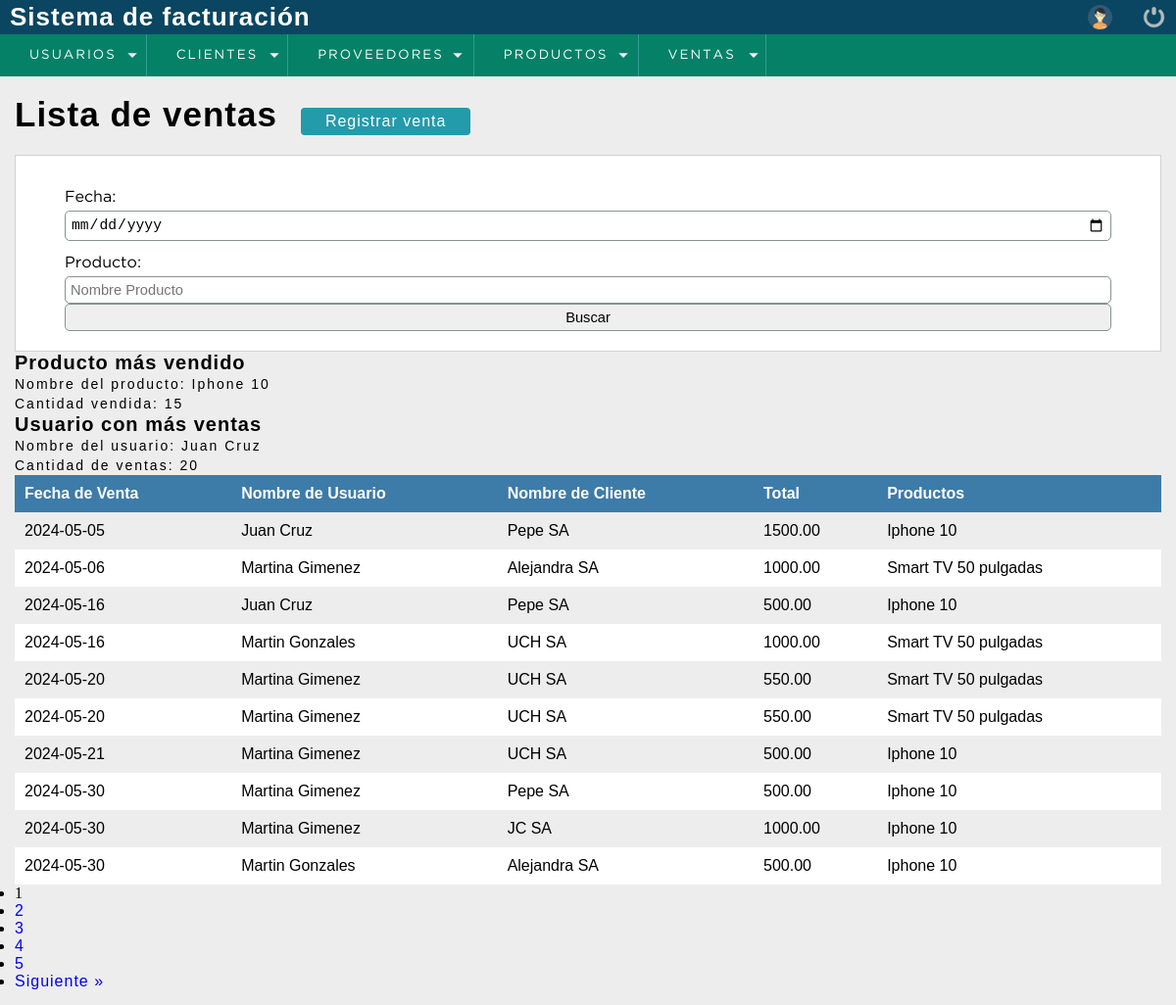
Page /proyecto/sistema/lista_venta.php (signed in) on the committed database.
### tables this page shows
CREATE TABLE `venta` (
  `idventa` int(11) NOT NULL,
  `fecha_venta` date NOT NULL,
  `idusuario` int(11) NOT NULL,
  `total` decimal(10,2) NOT NULL,
  `codcliente` int(11) DEFAULT NULL
);

CREATE TABLE `usuario` (
  `idusuario` int(11) NOT NULL,
  `nombre` varchar(50) DEFAULT NULL,
  `correo` varchar(100) DEFAULT NULL,
  `usuario` varchar(15) DEFAULT NULL,
  `clave` varchar(100) DEFAULT NULL,
  `rol` int(11) DEFAULT NULL
);

CREATE TABLE `cliente` (
  `idcliente` int(11) NOT NULL,
  `nombre` varchar(80) DEFAULT NULL,
  `telefono` int(11) DEFAULT NULL,
  `direccion` text DEFAULT NULL,
  `cuit` bigint(20) DEFAULT NULL
);

### proyecto/sistema/lista_venta.php (the view, shortened to what this page needs)
<?php
include "../bd.php";
$ventas_por_pagina = 10;
$pagina_actual = isset($_GET['pagina']) ? (int)$_GET['pagina'] : 1;
$offset = ($pagina_actual - 1) * $ventas_por_pagina;
$filtro_fecha = isset($_GET['fecha']) ? $_GET['fecha'] : '';
$filtro_producto = isset($_GET['producto']) ? $_GET['producto'] : '';
$where = "WHERE 1=1";
$query_total = mysqli_query($connection, "SELECT COUNT(*) as total_ventas FROM venta v $where");
$row_total = mysqli_fetch_assoc($query_total);
$total_ventas = $row_total['total_ventas'];
$total_paginas = ceil($total_ventas / $ventas_por_pagina);
$query = mysqli_query($connection, "
    SELECT v.idventa, v.fecha_venta, u.nombre AS nombre_usuario, c.nombre AS nombre_cliente, v.total, GROUP_CONCAT(p.nombre_producto SEPARATOR ', ') AS productos
    FROM venta v
    JOIN usuario u ON v.idusuario = u.idusuario
    JOIN cliente c ON v.codcliente = c.idcliente
    JOIN detalle_venta dv ON v.idventa = dv.idventa
    JOIN producto p ON dv.codproducto = p.codproducto
    $where
    GROUP BY v.idventa
    LIMIT $ventas_por_pagina OFFSET $offset
");
$query_producto_mas_vendido = mysqli_query($connection, "
    SELECT p.nombre_producto AS producto, COUNT(dv.idventa) AS cantidad_vendida
    FROM detalle_venta dv
    JOIN producto p ON dv.codproducto = p.codproducto
    JOIN venta v ON dv.idventa = v.idventa
    $where
    GROUP BY dv.codproducto
    ORDER BY cantidad_vendida DESC
    LIMIT 1
");
$producto_mas_vendido = mysqli_fetch_assoc($query_producto_mas_vendido);
$query_usuario_mas_ventas = mysqli_query($connection, "
    SELECT u.nombre AS nombre_usuario, COUNT(v.idventa) AS cantidad_ventas
    FROM venta v
    JOIN usuario u ON v.idusuario = u.idusuario
    $where
    GROUP BY v.idusuario
    ORDER BY cantidad_ventas DESC
    LIMIT 1
");
$usuario_mas_ventas = mysqli_fetch_assoc($query_usuario_mas_ventas);
?>
<!DOCTYPE html>
<html lang="en">
<head>
    <?php include "includes/scripts.php";  ?>
    <?php include "includes/header.php";  ?>
</head>
<body>
    <section id="container">
        <h1>Lista de ventas</h1>
        <a href="registro_venta.php" class="btn_new">Registrar venta</a>
        <form action="" method="get" class="form_search">
            <label for="fecha">Fecha:</label>
            <input type="date" name="fecha" id="fecha" value="<?php echo $filtro_fecha; ?>">
            <label for="producto">Producto:</label>
            <input type="text" name="producto" id="producto" placeholder="Nombre Producto" value="<?php echo $filtro_producto; ?>">
            <input type="submit" value="Buscar" class="btn_search">
        </form>
        <?php if ($producto_mas_vendido) : ?>
            <h2>Producto más vendido</h2>
            <p>Nombre del producto: <?php echo $producto_mas_vendido['producto']; ?></p>
            <p>Cantidad vendida: <?php echo $producto_mas_vendido['cantidad_vendida']; ?></p>
        <?php else : ?>
            <p>No hay datos disponibles</p>
        <?php endif; ?>
        <?php if ($usuario_mas_ventas) : ?>
            <h2>Usuario con más ventas</h2>
            <p>Nombre del usuario: <?php echo $usuario_mas_ventas['nombre_usuario']; ?></p>
            <p>Cantidad de ventas: <?php echo $usuario_mas_ventas['cantidad_ventas']; ?></p>
        <?php else : ?>
            <p>No hay datos disponibles</p>
        <?php endif; ?>
        <table>
            <tr>
                <th>Fecha de Venta</th>
                <th>Nombre de Usuario</th>
                <th>Nombre de Cliente</th>
                <th>Total</th>
                <th>Productos</th>
            </tr>
            <?php
            if($query && mysqli_num_rows($query) > 0){
                while($data = mysqli_fetch_array($query)){
            ?>
            <tr>
                <td><?php echo isset($data['fecha_venta']) ? $data['fecha_venta'] : ''; ?></td>
                <td><?php echo isset($data['nombre_usuario']) ? $data['nombre_usuario'] : ''; ?></td>
                <td><?php echo isset($data['nombre_cliente']) ? $data['nombre_cliente'] : ''; ?></td>
                <td><?php echo isset($data['total']) ? $data['total'] : ''; ?></td>
                <td><?php echo isset($data['productos']) ? $data['productos'] : ''; ?></td>
            </tr>
            <?php
                }
            } else {
                echo '<tr><td colspan="6">No hay ventas registradas</td></tr>';
            }
            ?>
        </table>
        <div class="paginador">
            <ul>
                <?php
                for($i = 1; $i <= $total_paginas; $i++){
                    if($i == $pagina_actual){
                        echo "<li class='pageSelected'>$i</li>";
                    } else {
                        echo "<li><a href='?pagina=$i&fecha=$filtro_fecha&producto=$filtro_producto'>$i</a></li>";
                    }
                }
                if($pagina_actual < $total_paginas){
                ?>
                <li><a href="?pagina=<?php echo $pagina_actual + 1; ?>&fecha=<?php echo $filtro_fecha; ?>&producto=<?php echo $filtro_producto; ?>">Siguiente &raquo;</a></li>
                <?php } ?>
            </ul>
        </div>
    </section>
</body>
</html>

### proyecto/sistema/css/style.css (style rules this page uses)
* { margin: 0; padding: 0; box-sizing: border-box; }
body { background: #ededed; }
h1, h2, h3, h4, h5, h6 { font-family: 'arial'; font-weight: bold; letter-spacing: 1px; }
h1 { font-size: 26px; }
h2 { font-size: 20px; }
p { font-family: 'arial'; letter-spacing: 2px; font-size: 14px; line-height: 20px; }
a { text-decoration: none; font-family: arial; letter-spacing: 1px; }
#container { padding: 90px 15px 15px; }
form { background: #FFF; margin: auto; padding: 20px 50px; border: 1px solid #d1d1d1; }
label { display: block; font-size: 12pt; font-family: 'Gothambook'; margin: 15px auto 5px auto; }
input,select { display: block; width: 100%; font-size: 11pt; padding: 5px; border: 1px solid #859293; border-radius: 5px; }
#container h1 { font-size: 35px; display: inline-block; }
.btn_new { display: inline-block; background: #239baa; color: #FFF; padding: 5px 25px; border-radius: 4px; margin: 20px; }
table { border-collapse: collapse; font-size: 12pt; font-family: 'Arial'; width: 100%; }
table th { text-align: left; padding: 10px; background: #3d7ba8; color: #FFF; }
table tr:nth-child(odd) { background: #FFF; }
table td { padding: 10px; }

### rows in the picture
venta: fecha_venta "2024-05-05", idusuario.nombre "Juan Cruz", codcliente.nombre "Pepe SA", total "1500.00", productos "Iphone 10"
venta: fecha_venta "2024-05-06", idusuario.nombre "Martina Gimenez", codcliente.nombre "Alejandra SA", total "1000.00", productos "Smart TV 50 pulgadas"
venta: fecha_venta "2024-05-16", idusuario.nombre "Juan Cruz", codcliente.nombre "Pepe SA", total "500.00", productos "Iphone 10"
venta: fecha_venta "2024-05-16", idusuario.nombre "Martin Gonzales", codcliente.nombre "UCH SA", total "1000.00", productos "Smart TV 50 pulgadas"
venta: fecha_venta "2024-05-20", idusuario.nombre "Martina Gimenez", codcliente.nombre "UCH SA", total "550.00", productos "Smart TV 50 pulgadas"
venta: fecha_venta "2024-05-20", idusuario.nombre "Martina Gimenez", codcliente.nombre "UCH SA", total "550.00", productos "Smart TV 50 pulgadas"
venta: fecha_venta "2024-05-21", idusuario.nombre "Martina Gimenez", codcliente.nombre "UCH SA", total "500.00", productos "Iphone 10"
venta: fecha_venta "2024-05-30", idusuario.nombre "Martina Gimenez", codcliente.nombre "Pepe SA", total "500.00", productos "Iphone 10"
venta: fecha_venta "2024-05-30", idusuario.nombre "Martina Gimenez", codcliente.nombre "JC SA", total "1000.00", productos "Iphone 10"
venta: fecha_venta "2024-05-30", idusuario.nombre "Martin Gonzales", codcliente.nombre "Alejandra SA", total "500.00", productos "Iphone 10"

### other values in the picture
$producto_mas_vendido['producto'] "Iphone 10"
$producto_mas_vendido['cantidad_vendida'] "15"
$usuario_mas_ventas['nombre_usuario'] "Juan Cruz"
$usuario_mas_ventas['cantidad_ventas'] "20"
